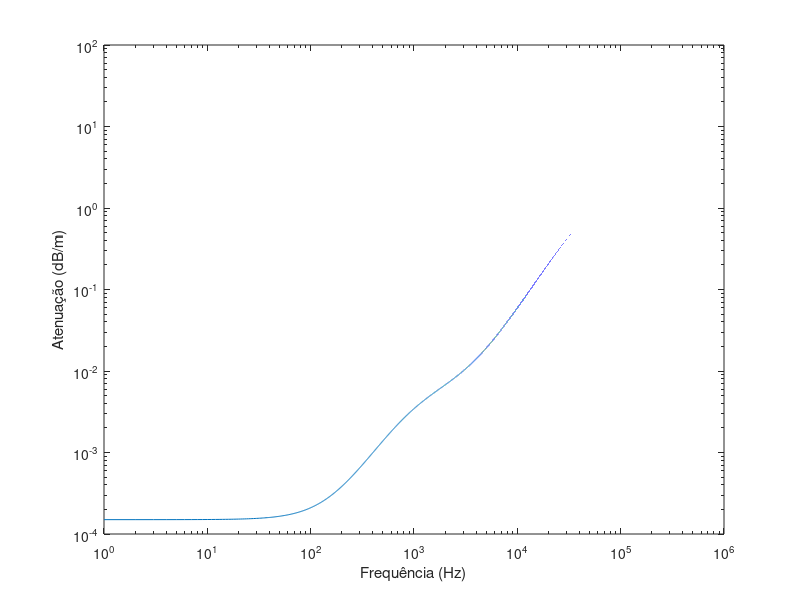

Source code (MATLAB): (Note: this script raises an error after producing the figure.)
%% SIMULAÇÃO Fórmula de Thorp
%
% Autor: Jonathan da Silva Cuellar
%

clear all; close all;clc;

f = 0.001:0.001:1000; % Frequência em kHz

alpha_t1 = (0.11*f.^2)./(1+f.^2); % Representa a absorção devido ao relaxamento dos íons de magnésio (Mg^{2+}) dissolvidos na água.

alpha_t2 = (44*f.^2)./(4100+f.^2); % Refere-se à absorção devido ao relaxamento do ácido bórico (H_{3}BO_{3}), que é importante em frequências médias.

alpha_t3 = 2.75*1e-4*f.^2; % É a absorção inerente à água, associada à relaxação de alta frequência dos íons de hidrogênio (H^{+}).

alpha_t4 = 0.003; % Representa uma atenuação de base devido a processos diversos e é aproximadamente constante em todas as frequências.

alpha = (alpha_t1 + alpha_t2 + alpha_t3 + alpha_t4);

figure;
ll = loglog(f*1000,50*alpha/1000);
%title("Atenuação do Sinal Acústico Submarino");
xlabel("Frequência (Hz)");
ylabel("Atenuação (dB/m)");
dtt = ll.DataTipTemplate;
dtt.DataTipRows(1).Label = '\bf Frequência (Hz):';
dtt.DataTipRows(2).Label = '\bf Atenuação (dB/m):';
dt = datatip(ll,'DataIndex',1);


dtt1 = ll.DataTipTemplate;
dtt1.DataTipRows(1).Label = '\bf Frequência (Hz):';
dtt1.DataTipRows(2).Label = '\bf Atenuação (dB/m):';
dt1 = datatip(ll,'DataIndex',48000);

dtt2 = ll.DataTipTemplate;
dtt2.DataTipRows(1).Label = '\bf Frequência (Hz):';
dtt2.DataTipRows(2).Label = '\bf Atenuação (dB/m):';
dt2 = datatip(ll,'DataIndex',1000000);
